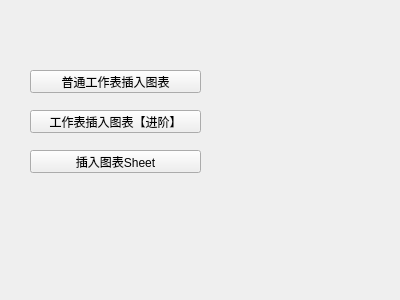
<?xml version="1.0" encoding="UTF-8"?>
<ui version="4.0">
 <class>Test4</class>
 <widget class="QWidget" name="Test4">
  <property name="geometry">
   <rect>
    <x>0</x>
    <y>0</y>
    <width>400</width>
    <height>300</height>
   </rect>
  </property>
  <property name="windowTitle">
   <string>Form</string>
  </property>
  <widget class="QPushButton" name="pushButton">
   <property name="geometry">
    <rect>
     <x>30</x>
     <y>70</y>
     <width>171</width>
     <height>23</height>
    </rect>
   </property>
   <property name="text">
    <string>普通工作表插入图表</string>
   </property>
  </widget>
  <widget class="QPushButton" name="pushButton_2">
   <property name="geometry">
    <rect>
     <x>30</x>
     <y>110</y>
     <width>171</width>
     <height>23</height>
    </rect>
   </property>
   <property name="text">
    <string>工作表插入图表【进阶】</string>
   </property>
  </widget>
  <widget class="QPushButton" name="pushButton_3">
   <property name="geometry">
    <rect>
     <x>30</x>
     <y>150</y>
     <width>171</width>
     <height>23</height>
    </rect>
   </property>
   <property name="text">
    <string>插入图表Sheet</string>
   </property>
  </widget>
 </widget>
 <resources/>
 <connections/>
</ui>
